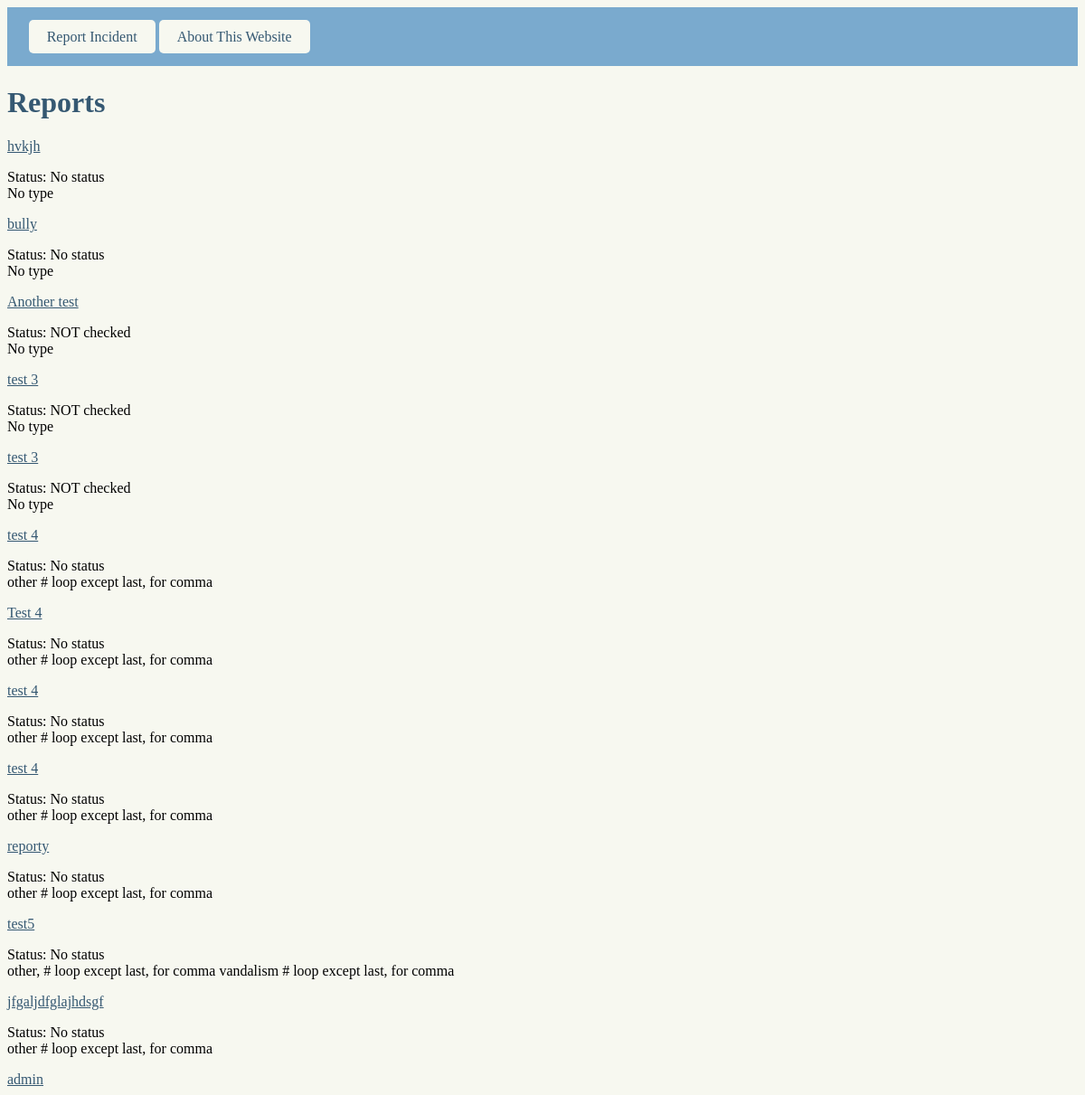
Before: /view with the older database file.
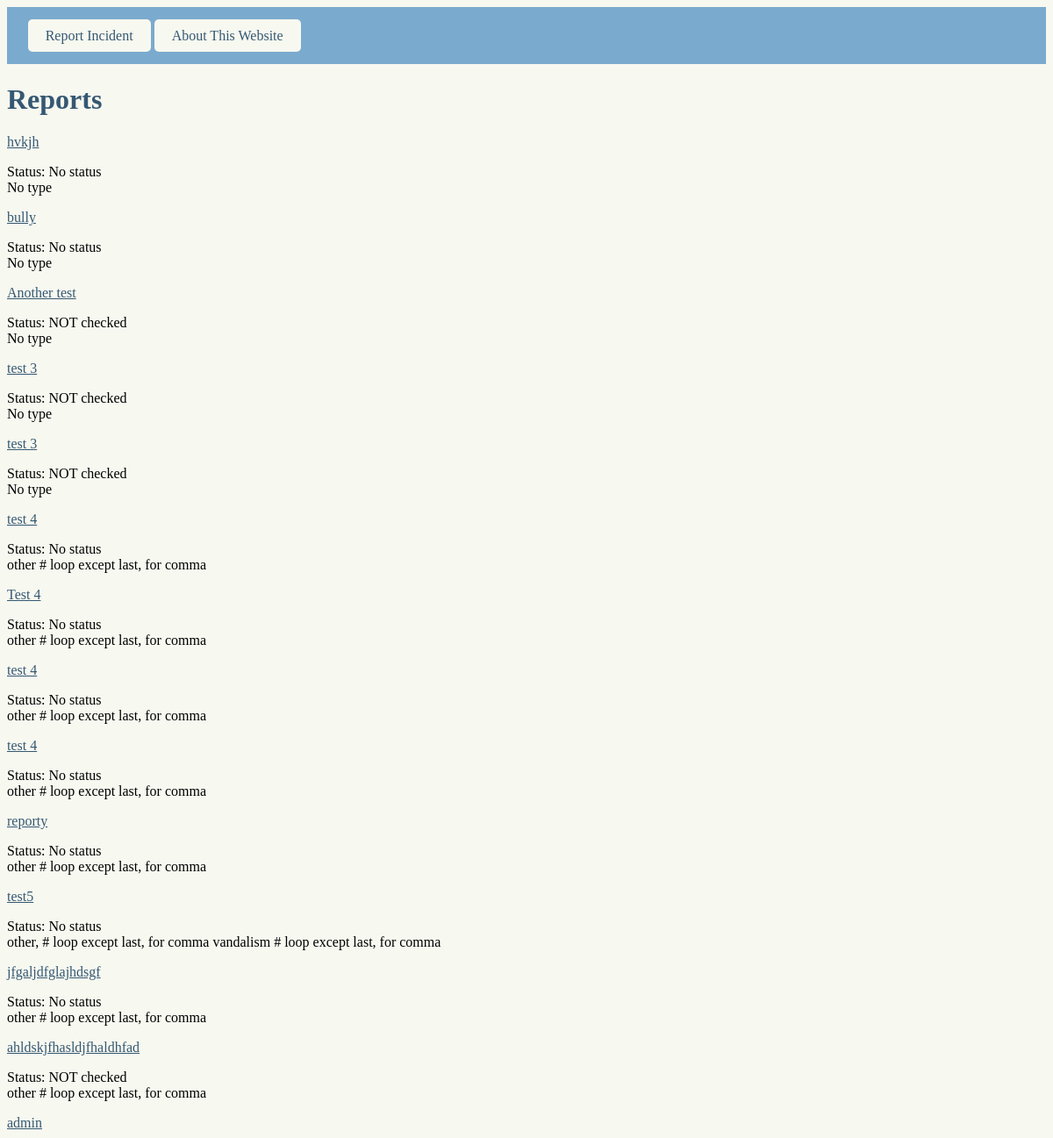
After: the same page with the newer database file.
### routes.py (models this page shows)
class Reports(db.Model):
    __tablename__ = "Reports"
    report_id = db.Column(db.Integer, primary_key=True)
    report_title = db.Column(db.String, nullable=False)
    report_detail = db.Column(db.String, nullable=False)
    report_time = db.Column(db.String, nullable=False)
    status_id = db.Column(db.Integer, db.ForeignKey('Status.status_id'),
                          nullable=True
                          )
    status = db.relationship('Status', backref='reports')
    types = db.relationship('Type', secondary=Report_Type, backref='reports')

class Status(db.Model):
    __tablename__ = "Status"
    status_id = db.Column(db.Integer, primary_key=True)
    status = db.Column(db.String, nullable=False)

class Type(db.Model):
    __tablename__ = "Type"
    type_id = db.Column(db.Integer, primary_key=True)
    type = db.Column(db.String, nullable=False)

### routes.py (the view)
@app.route('/view')
def view():
    reports = Reports.query.all()
    status = Status.query.all()
    types = Type.query.all()
    return render_template(
        "view.html",
        reports=reports,
        status=status,
        types=types
    )

### templates/view.html
{% extends "layout.html" %}
{% block content %}
<h1>Reports</h1>
{% for report in reports %}
    <a href="http://127.0.0.1:5000/report/{{ report.report_id }}">{{ report.report_title }}</a>
    <p>
    Status:
    {% if report.status %}
        {{ report.status.status }}
    {% else %}
        No status
    {% endif %}
    <br>
    {% if report.types %}
        {% for t in report.types %}
            {{ t.type }}{% if not loop.last %}, {% endif %} # loop except last, for comma
        {% endfor %}
    {% else %}
        No type
    {% endif %}
    </p>
{% endfor %}
{% endblock %}

### templates/layout.html (shortened to what this page needs)
<!DOCTYPE html>
<html lang="en">
<head>
    <link rel="stylesheet" href="../static/style.css">
</head>
<body>
    <header>{% include "header.html" %}</header>
    <main>
        {% block content %}
        {% endblock %}
    </main>
    <footer>{% include "footer.html" %}</footer>
</body>
</html>

### templates/header.html
<nav>
    <a href="http://127.0.0.1:5000/" class="h_link">Report Incident</a>
    <a href="http://127.0.0.1:5000/about" class="h_link">About This Website</a>
</nav>

### templates/footer.html
<div class="footer">
    <a href="http://127.0.0.1:5000/view">admin</a>
</div>

### static/style.css (style rules this page uses)
h1 { color: #355872; }
a { color: #355872 }
header { background-color: #7AAACE; position: sticky; text-align: left; padding: 2%; }
.h_link { background-color: #F7F8F0; padding: 10px 20px; border-radius:5px; border-color: #355872; text-decoration:none; color: #355872; }
body { background-color: #F7F8F0; }

Changed rows visible on the page:
added Reports: report_title "ahldskjfhasldjfhaldhfad", status.status "NOT checked", Type (type "other")
